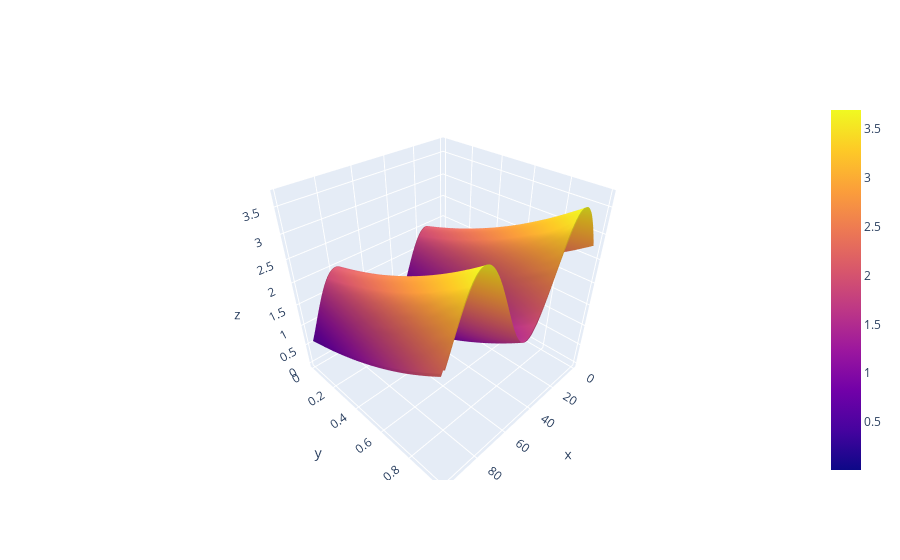

Source (notebook cell):
### Code cell
import plotly.graph_objects as go

fig = go.Figure(data=[go.Surface(x=plot_x, y=plot_y, z=Z)])
fig.show()
